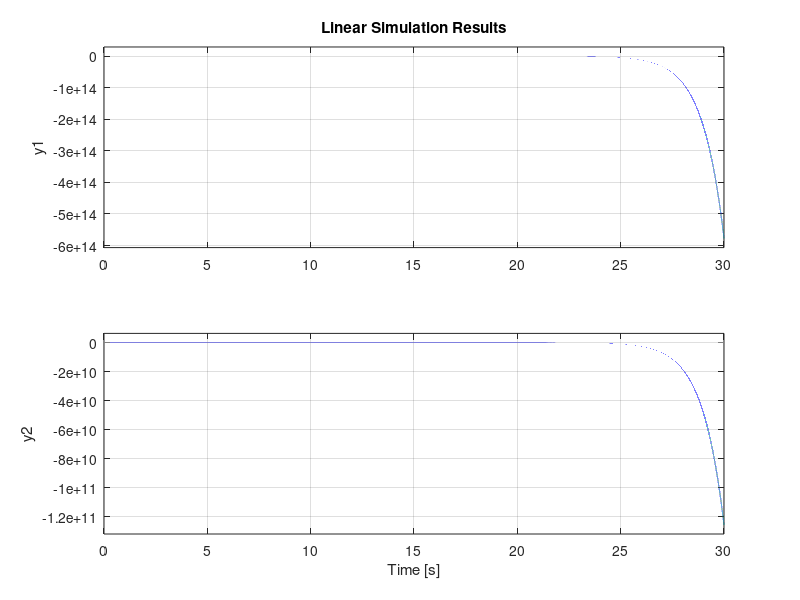

This figure's MATLAB source:
%constantes
clear; clc; cla
%Constantes
fb=50; %frecuencia base
wb=2*pi*fb;%fercuencia angular base
Rs=0.004;
Rr=0.000549;
Xm=3.95279;
Rfd=0.2696;
Rkd=0.2696;
Xd=0.453;
Rkq2= 0.00549;
Rkq1= 0.00549;
Xmd=0.2;
Xmq=0.2;
Xss=0.4;
Xrr=0.0549;
Xkq1=0.549;
Xkq2=0.549;
Xkd=2696;
Xq=0.453;
Xfd=0.2696;

%Caso general para pedirle datos al usuario


%condiciones
wr=input("velocidad angular del rotor (wr) : "); %velocidad angular del rotor
s=input(" s : "); %s de cada network
a=input(" Vds : "); %Vds de cada caso
b=input(" Vqs : "); %Vqs de cada caso
c=input(" Vdf : "); %Vdf de cada caso






%dependientes
ws= wr/(s-1);%velocidad angular del estator
alpha1=(Xss*Xrr)-(s*(Xm)^2);
alpha2=Xm^2-s*Xss*Xrr;
Bs=Xm*Xss*(1-s);
Br=Xm*Xrr*(1-s);
o=(1-Xm^2)/(Xss*Xrr);
X1d=Xfd-Xmd^2/Xd;
X1q=Xkq1-Xmq^2/Xq;
X2d=Xmd-Xmd^2/Xd;
X2q=Xmq-Xmq^2/Xq;
X3d=Xkd-Xmd^2/Xd;
X3q=Xkq2^2-Xmq*Xq;
o1d=X1d*X3d-X2d^2;
o1q=X1q*X3q-X2q^2;

Xod=1/(Xd*o1d);
Xoq=1/(Xq*o1q);

o2d=Xfd*Xkd-Xmd^2;
o2q=Xkq1*Xkq2-Xmq^2;
o3d=Xmd*Xkd-Xmd^2;
o3q=Xmq*Xkq2-Xmq^2;
o4d=Xmd*Xfd-Xmd^2;
o4q=Xmq*Xkq1-Xmq^2;




A=[-wb*Rs*o2d*Xod,wr*Xq*o2d*Xod,-wb*Rfd*o3d*Xod,-wb*Rkd*o4d*Xod,-wr*Xmq*o2d*Xod,-wr*Xmq*o2d*Xod;-wr*Rs*o2q*Xoq,-wb*Rs*o2d*Xoq,wr*Xmd*o2q*Xoq,wr*Xmd*o2q*Xoq,-wb*Rkq1*o3q*Xoq,-wb*Rkq2*o4q*Xoq;-wb*Rs*o3d*Xod,wr*Xq*o3d*Xod,-wb*Rfd*Xd*X3d*Xod,wb*Rkd*Xd*X2d*Xod,-wr*Xmq*o3d*Xod,-wr*Xmq*o3d*Xod;-wb*Rs*o4d*Xod,wr*Xq*o4d*Xod,wb*Rfd*Xd*X2d*Xod,-wb*Rkd*Xd*X1d*Xod,-wr*Xmq*o4d*Xod,-wr*Xmq*o4d*Xod;-wr*Xd*o3q*Xoq,-wb*Rs*o3q*Xoq,wr*Xmd*o3q*Xoq,wr*Xmd*o3q*Xoq,-wb*Rkq1*Xq*X3q*Xoq,wb*Rkq2*Xq*X2q*Xoq;-wr*Xd*o4q*Xoq,-wb*Rs*o4q*Xoq,wr*Xmd*o4q*Xoq,wr*Xmd*o4q*Xoq,wb*Rkq1*Xq*X2q*Xoq,-wb*Rkq2*Xq*X1q*Xoq];
bmatriz=[o2d*Xod,0,o3d*Xod,o4d*Xod,0,0;0,o2q*Xoq,0,0,o3q*Xoq,o4q*Xoq;-o3d*Xod,0,-Xd*X3d*Xod,Xd*X2d*Xod,0,0];
B = -wb*transpose(bmatriz);
C=[1,0,0,0,0,0;0,1,0,0,0,0];
D=0;

dt = 0.0001;

F=ss(A,B,C,D);
t=0:dt:30;
Vds=(a*(t>=1));
Vqs=(b*(t>=1));
Vfd=(c*(t>=1));
u=[Vds;Vqs;Vfd];

lsim(F,u,t)
pause(0.1);
y=F
%salidas
%ids
y1=y(1,:);
%iqs
y2=y(2,:);
[A,B,C,D]=ssdata(F);
transfer=tf(F);
